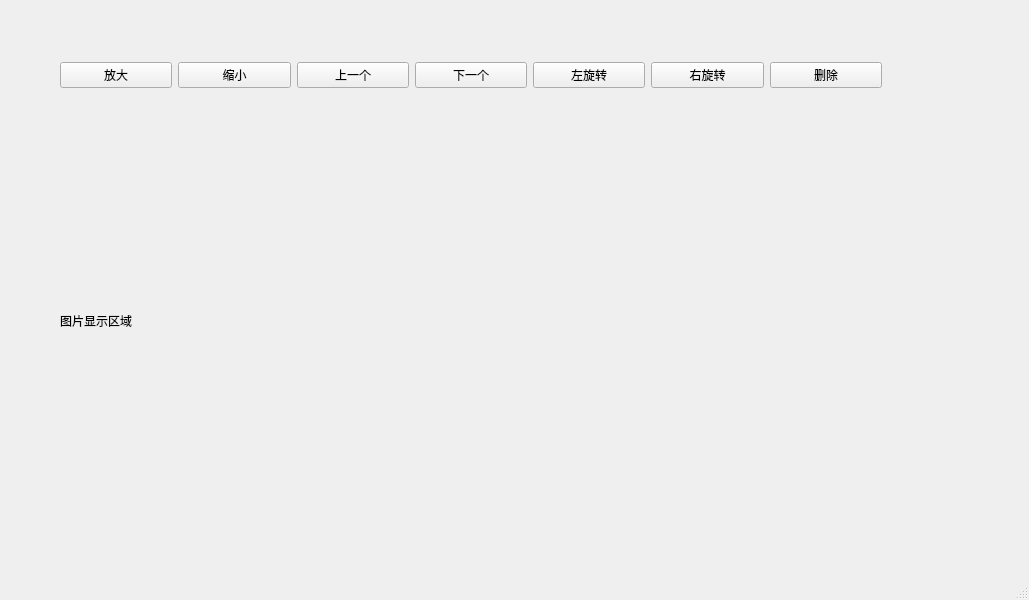
<?xml version="1.0" encoding="UTF-8"?>
<ui version="4.0">
 <class>MainWindow</class>
 <widget class="QMainWindow" name="MainWindow">
  <property name="geometry">
   <rect>
    <x>0</x>
    <y>0</y>
    <width>1029</width>
    <height>600</height>
   </rect>
  </property>
  <property name="windowTitle">
   <string>MainWindow</string>
  </property>
  <widget class="QWidget" name="centralwidget">
   <widget class="QWidget" name="horizontalLayoutWidget">
    <property name="geometry">
     <rect>
      <x>60</x>
      <y>40</y>
      <width>822</width>
      <height>71</height>
     </rect>
    </property>
    <layout class="QHBoxLayout" name="horizontalLayout">
     <item>
      <widget class="QPushButton" name="zoomOutButton">
       <property name="text">
        <string>放大</string>
       </property>
      </widget>
     </item>
     <item>
      <widget class="QPushButton" name="zoomInButton">
       <property name="text">
        <string>缩小</string>
       </property>
      </widget>
     </item>
     <item>
      <widget class="QPushButton" name="previousButton">
       <property name="text">
        <string>上一个</string>
       </property>
      </widget>
     </item>
     <item>
      <widget class="QPushButton" name="nextButton">
       <property name="text">
        <string>下一个</string>
       </property>
      </widget>
     </item>
     <item>
      <widget class="QPushButton" name="turnLeftButton">
       <property name="text">
        <string>左旋转</string>
       </property>
      </widget>
     </item>
     <item>
      <widget class="QPushButton" name="turnRightButton">
       <property name="text">
        <string>右旋转</string>
       </property>
      </widget>
     </item>
     <item>
      <widget class="QPushButton" name="removeButton">
       <property name="text">
        <string>删除</string>
       </property>
      </widget>
     </item>
    </layout>
   </widget>
   <widget class="QLabel" name="viewLabel">
    <property name="geometry">
     <rect>
      <x>60</x>
      <y>130</y>
      <width>821</width>
      <height>381</height>
     </rect>
    </property>
    <property name="text">
     <string>图片显示区域</string>
    </property>
   </widget>
  </widget>
  <widget class="QMenuBar" name="menubar">
   <property name="geometry">
    <rect>
     <x>0</x>
     <y>0</y>
     <width>1029</width>
     <height>29</height>
    </rect>
   </property>
  </widget>
  <widget class="QStatusBar" name="statusbar"/>
 </widget>
 <resources/>
 <connections/>
</ui>
